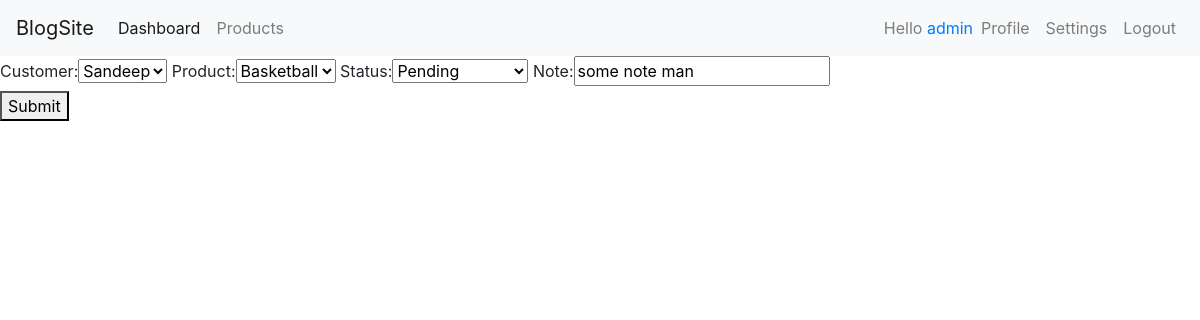
The app's page /updateorder/1 (signed in) with its own data.
### accounts/models.py (models this page shows, shortened)
class Order(models.Model):
    STA=(('Pending','Pending'),('OutForDelivery','OutForDelivery'),('Delivered','Delivered'))
    customer=models.ForeignKey(Customer,on_delete=models.SET_NULL,null=True)
    product=models.ForeignKey(Product,on_delete=models.SET_NULL,null=True)
    status=models.CharField(max_length=200,choices=STA)
    date_created=models.DateTimeField(auto_now_add=True)
    note=models.CharField(max_length=100,null=True)

### accounts/views.py (the view)
# urls.py: path('updateorder/<str:pk>',UpdateOrder,name='update-order'),
def UpdateOrder(request,pk):
    ins=Order.objects.get(id=pk)
    form=OrderForm(request.POST or None,instance=ins)
    if form.is_valid():
        form.save()
        return redirect('/')
    context={'form':form}
    return render(request,'accounts/createorder.html',context)

### accounts/forms.py
class OrderForm(forms.ModelForm):
    class Meta:
        model=Order
        fields='__all__'

### accounts/models.py (called while the page is built)
    def __str__(self):
        return self.name

    def __str__(self):
        return self.name

### accounts/templates/accounts/createorder.html (shortened to what this page needs)
{% extends 'accounts/base.html' %}
{% block content %}
{% if form %}
<form action="" method="POST">
    {{form}}
    <br>
    <button type="submit">Submit</button>
</form>
{% endif %}
{% endblock %}

### accounts/templates/accounts/base.html (shortened to what this page needs)
<!doctype html>
<html lang="en">
  <head>
    <link rel="stylesheet" href="https://stackpath.bootstrapcdn.com/bootstrap/4.3.1/css/bootstrap.min.css">
  </head>
  <body>
    <nav class="navbar navbar-expand-lg navbar-light bg-light">
      <a class="navbar-brand" href="#">BlogSite</a>
      {% if user.is_staff %}
      <div class="collapse navbar-collapse" id="navbarNav">
        <ul class="navbar-nav">
          <li class="nav-item active">
            <a class="nav-link" href="/">Dashboard <span class="sr-only">(current)</span></a>
          </li>
          <li class="nav-item">
            <a class="nav-link" href="/products">Products</a>
          </li>
        </ul>
      </div>
    {% endif %}
    <div class="navbar-nav" style="margin-left:auto;">
    {% if not user.is_authenticated %}
      <li class="nav-item" >
        <a class="nav-link" href="{% url 'register' %}">Register</a>
      </li>
      <li class="nav-item" >
          <a class="nav-link" href="{% url 'login' %}">Login</a>
      </li>
    {% else %}
    <li class='navbar-text'>
      Hello <span CLASS='text-primary'>{{request.user}}</span>
    </li>
    <li class="nav-item" >
      <a class="nav-link" href="{% url 'user' %}">Profile</a>
    </li>
    <li class="nav-item" >
      <a class="nav-link" href="{% url 'useracc' %}">Settings</a>
    </li>
    <li class="nav-item">
    <a class="nav-link" href="{% url 'logout' %}">Logout</a>
    </li>
    {% endif %}
    </div>
    </nav>
      {% block content %}{% endblock %}
  </body>
</html>

### records on screen
Order: customer "Sandeep", product "Basketball", status "Pending", note "some note man"

### other values on screen
{{ request.user }} "admin"
